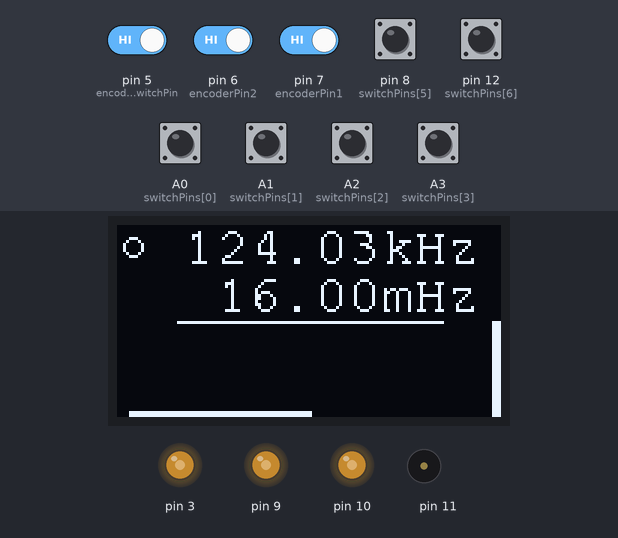
Bench run of a sketch on a simulated Arduino Uno, built with avr-gcc and run on an emulated ATmega328P. Shown: 128×64 one-colour display, output pins drawn as LEDs (lit = HIGH), buzzer (waves = sounding). The inputs (shaded band) are chosen by the test bench; at power-on: A0 (switchPins[0]), A1 (switchPins[1]), A2 (switchPins[2]), A3 (switchPins[3]), pin 5 (encoderSwitchPin), pin 6 (encoderPin2), pin 7 (encoderPin1), pin 8 (switchPins[5]), pin 12 (switchPins[6]) HIGH. The display library's start-up logo is not drawn; pins used as bus, display or sensor lines are not drawn.

Above: at 1.5 s.
1.6 s: A0 (switchPins[0]) pulled LOW for 1 s
At 2.8 s:
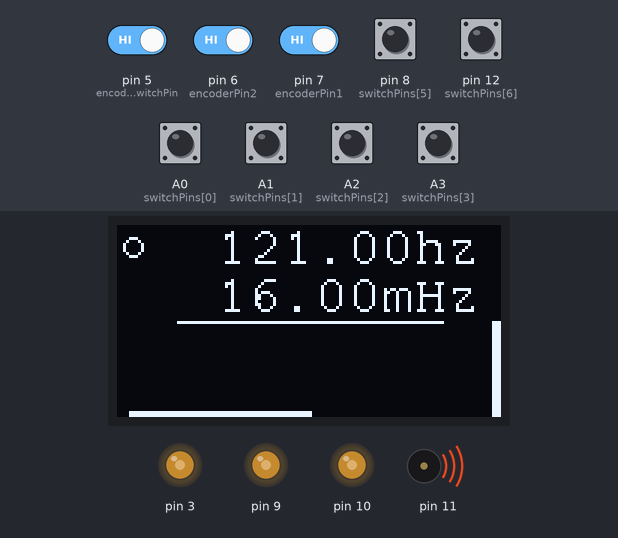
4.1 s: A2 (switchPins[2]) pulled LOW for 1 s
At 6.3 s:
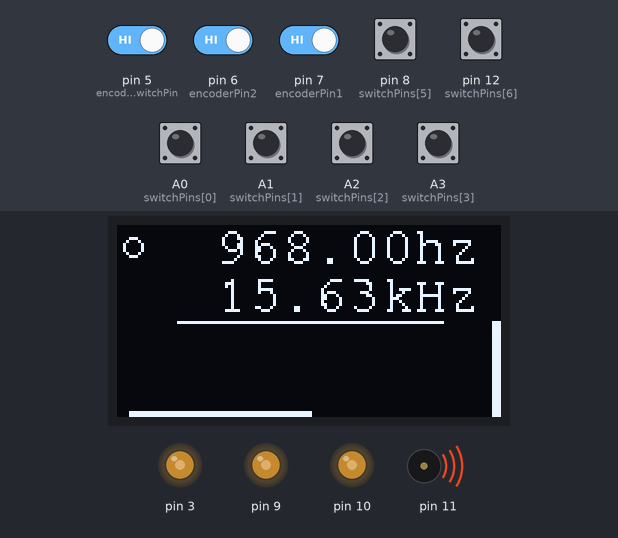
7.0 s: A3 (switchPins[3]) pulled LOW for 0.15 s
At 7.8 s:
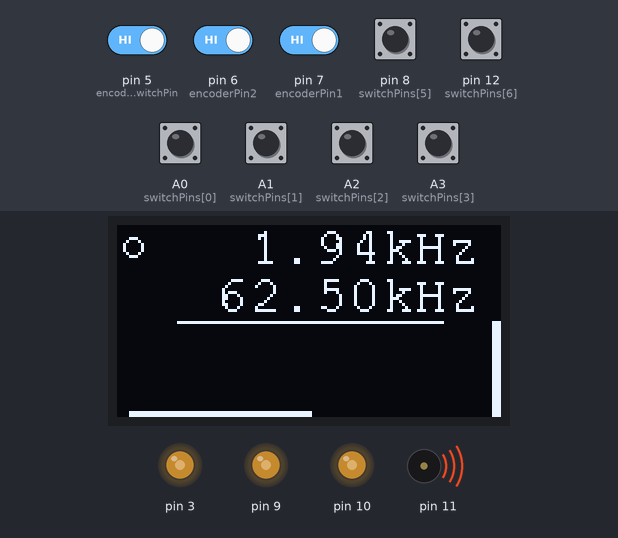
9.0 s: pin 12 (switchPins[6]) pulled LOW for 0.15 s
At 9.4 s:
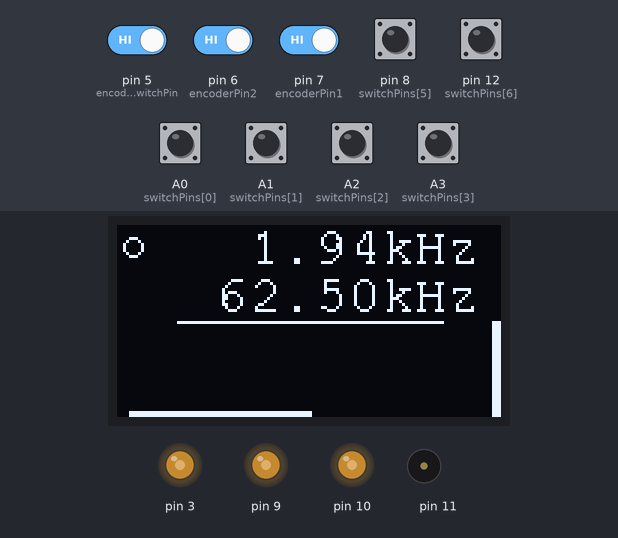
11.0 s: pin 8 (switchPins[5]) pulled LOW for 0.15 s
At 12.0 s:
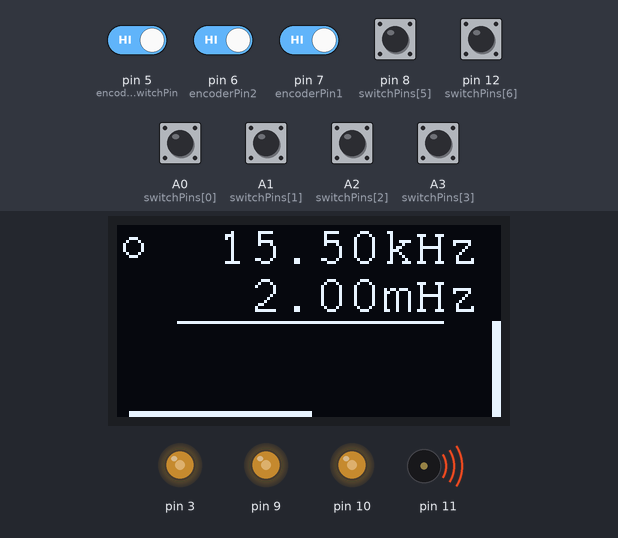
13.0 s: A1 (switchPins[1]) pulled LOW for 0.15 s
At 14.8 s:
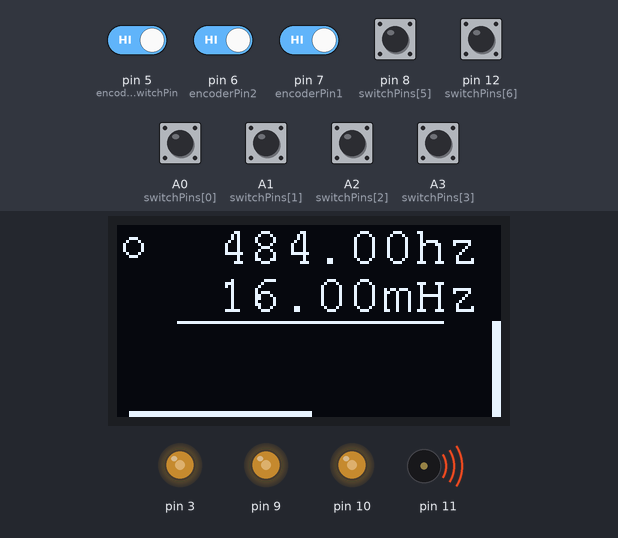
Timing chart, 0 to 16.0 s (numbered marks = the images above; inputs shaded):
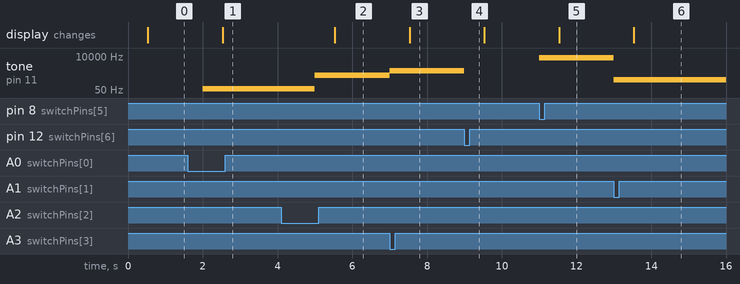

The sketch:

variable-clock-frequency.ino
```cpp
#include <Adafruit_SSD1306.h>
#include <Fonts/FreeMono9pt7b.h>

Adafruit_SSD1306 display(4);

unsigned long prevMillis_DISPLAY = 0;
unsigned long prevMillis_BUTTON = 0;
unsigned long prevMillis_SWITCH = 0;
const unsigned long ONE_SECOND = 1*1000;
const unsigned long HALF_SECOND = 500;

int encoderPin1 = 7;
int encoderPin2 = 6;
int encoderSwitchPin = 5;
boolean encoderSwitchPressed = false;

volatile int lastEncoded = 0;
boolean fastEncoder = false;
boolean encoder_freq = true; // or PWM when false

// frequency (timer2)
volatile long encoderValue_freq = 128;

// pwm (timer1)
volatile long encoderValue_pwm = 10;

int timer1Divider = 1;
int timer2Divider = 1;

int lastMSB = 0;
int lastLSB = 0;

int switchPins[] = {A0,A1,A2,A3,4,8,12};
int lastSwitchValue = -1;

boolean updateDisplay = true;

int timer1ValueMap(int encoderValue) {
  float mapped = 256 * ((float)encoderValue / 20);
  return (int)mapped;
}

void drawDisplay(String freq1, String freq2) {

  display.clearDisplay();

  display.setCursor(0,12);
  while (freq1.length() < 11) {
    freq1 = " " + freq1;
  }
  display.println(freq1);

  // line seperator
  display.drawLine(20, display.height()/2, display.width() - 20, display.height()/2, WHITE);

  display.setCursor(0,28);
  while (freq2.length() < 11) {
    freq2 = " " + freq2;
  }
  display.println(freq2);

  if (encoder_freq == true) {
    // setting frequency
    display.drawCircle(5, 7, 3, WHITE);
    if (fastEncoder) {
      display.fillCircle(5, 7, 3, WHITE);
    }
  } else {
    display.drawCircle(5, display.height()-10, 3, WHITE);
  }

  // right indicator (frequency)
  int lineHeight = map(encoderValue_freq, 0, 256, 0, display.height());
  display.drawLine(display.width() - 1,lineHeight,display.width() - 1, display.height() - 1, WHITE);
  display.drawLine(display.width() - 2,lineHeight,display.width() - 2, display.height() - 1, WHITE);
  display.drawLine(display.width() - 3,lineHeight,display.width() - 3, display.height() - 1, WHITE);

  // bottom indicator (pwm)
  int lineWidth = map(timer1ValueMap(encoderValue_pwm), 256, 0, 1, display.width()-9);
  display.drawLine(4,display.height()-1,lineWidth+4, display.height() - 1, WHITE);
  display.drawLine(4,display.height()-2,lineWidth+4, display.height() - 2, WHITE);
  display.display();
}

void setup() {
  Serial.begin (115200);

  display.begin(SSD1306_SWITCHCAPVCC, 0x3C);
  display.setTextSize(1);
  display.setFont(&FreeMono9pt7b);
  display.setTextColor(SSD1306_WHITE);
  display.display();
  delay(250);

  // Timer1, pin 9 & 10
  // Fast PWM, 8-bit
  // Inverting signal on pins
  pinMode(9, OUTPUT);
  pinMode(10, OUTPUT);
  TCCR1A = _BV(COM1A0) | _BV(COM1A1) | _BV(COM1B1)| _BV(WGM10);
  TCCR1B = _BV(WGM12) | _BV(CS10);
  OCR1A = 128;
  OCR1B = 128;

  // Timer2, pin 3 & 11
  // Fast PWM
  pinMode(3, OUTPUT);
  pinMode(11, OUTPUT);
  TCCR2A = _BV(COM2A0) | _BV(COM2B1) | _BV(WGM20) | _BV(WGM21);
  TCCR2B = _BV(WGM22) | _BV(CS20);
  OCR2A = 128;
  OCR2B = 64;

  // encoder
  pinMode(encoderPin1, INPUT);
  pinMode(encoderPin2, INPUT);
  pinMode(encoderSwitchPin, INPUT);
  digitalWrite(encoderPin1, HIGH);
  digitalWrite(encoderPin2, HIGH);
  digitalWrite(encoderSwitchPin, HIGH);

  // dipswitch pins
  for (int i = 0; i < 7; i++) {
    pinMode(switchPins[i], INPUT);
    digitalWrite(switchPins[i], HIGH);
  }
}

boolean checkSwitch() {
  for (int i = 0; i < 7; i++ ) {
    if(digitalRead(switchPins[i]) == LOW){
      if (lastSwitchValue == i) {
        return false;
      }
      lastSwitchValue = i;
      return true;
    }
  }
  return false;
}


void loop() {

  if (updateEncoder() == true) {
    Serial.println(encoderValue_freq);
    if (encoder_freq == true) {
      // Timer 2 (frequency)
      OCR2A = encoderValue_freq;
      OCR2B = encoderValue_freq/2;
    } else {
      // Timer 1 (pwm)
      OCR1A = OCR1B = timer1ValueMap(encoderValue_pwm);
    }
    updateDisplay = true;
  }

  unsigned long currentMillis = millis();

  // encoder switch
  if (encoderSwitchPressed == false && digitalRead(encoderSwitchPin) == LOW) {
    prevMillis_BUTTON = currentMillis; // start timer
    encoderSwitchPressed = true;
  }

  if (encoderSwitchPressed == true && digitalRead(encoderSwitchPin) == HIGH) {
    // button released
    unsigned long duration = currentMillis - prevMillis_BUTTON;
    if (duration < 300) {
      // short press / change speed
      if (encoder_freq) { // only change if on freq
        fastEncoder = !fastEncoder;
      }
    } else {
      // long press / change modes
      encoder_freq = !encoder_freq;
    }
    encoderSwitchPressed = false;
    updateDisplay = true;
  }

  // update display
  if (currentMillis - prevMillis_DISPLAY >= HALF_SECOND) {
    prevMillis_DISPLAY = currentMillis;
    if (updateDisplay) { // need updating?
      // math
      // 16 MHz / 64 / (180+1) / 2 = 690.6Hz
      float freq1 = 16000000 / timer2Divider / (encoderValue_freq + 1 );
      String suffix1;
      if (freq1 > 1000000) {
        freq1 = freq1 / 1000000;
        suffix1 = "mHz";
      }
      else if (freq1 > 1000) {
        freq1 = freq1 / 1000;
        suffix1 = "kHz";
      }
      else {
        suffix1 = "hz";
      }

      float freq2 = 16000000 / timer1Divider;
      String suffix2;
      if (freq2 > 1000000) {
        freq2 = freq2 / 1000000;
        suffix2 = "mHz";
      }
      else if (freq2 > 1000) {
        freq2 = freq2 / 1000;
        suffix2 = "kHz";
      }
      else {
        suffix2 = "hz";
      }

      String strFreq1 = String(freq1) + suffix1;
      String strFreq2 = String(freq2) + suffix2;
      drawDisplay(strFreq1, strFreq2);
      updateDisplay = false;
    }
  }

  // Check Switches
  if (currentMillis - prevMillis_SWITCH >= ONE_SECOND) {
    prevMillis_SWITCH = currentMillis;

    if(checkSwitch() == true){
      updateDisplay = true;
      switch (lastSwitchValue) {
        case 6:
        // Timer 1
        TCCR1B = _BV(WGM12) | _BV(CS10);
        timer1Divider = 1;
        // Timer 2
        TCCR2B = _BV(WGM22) | _BV(CS20);
        timer2Divider = 1;
        break;

        case 5:
        // Timer 1
        TCCR1B = _BV(WGM12) | _BV(CS11);
        timer1Divider = 8;
        // Timer 2
        TCCR2B = _BV(WGM22) | _BV(CS21);
        timer2Divider = 8;
        break;

        case 4:
        // Timer 1
        TCCR1B = _BV(WGM12) | _BV(CS11) | _BV(CS10);
        timer1Divider = 64;
        // Timer 2
        TCCR2B = _BV(WGM22) | _BV(CS20) | _BV(CS21);
        timer2Divider = 32;
        break;

        case 3:
        // Timer 1
        TCCR1B = _BV(WGM12) | _BV(CS12);
        timer1Divider = 256;
        // Timer 2
        TCCR2B = _BV(WGM22) | _BV(CS22);
        timer2Divider = 64;
        break;

        case 2:
        // Timer 1
        TCCR1B = _BV(WGM12) | _BV(CS12) | _BV(CS10);
        timer1Divider = 1024;
        // Timer 2
        TCCR2B = _BV(WGM22) | _BV(CS22) | _BV(CS20);
        timer2Divider = 128;
        break;

        case 1:
        // Timer 1
        TCCR1B = _BV(WGM12) | _BV(CS12) | _BV(CS10);
        timer1Divider = 1;
        // Timer 2
        TCCR2B = _BV(WGM22) | _BV(CS22) | _BV(CS21);
        timer2Divider = 256;
        break;

        case 0:
        // Timer 1
        TCCR1B = _BV(WGM12) | _BV(CS12) | _BV(CS10);
        timer1Divider = 1;
        // Timer 2
        TCCR2B = _BV(WGM22) | _BV(CS22) | _BV(CS21) | _BV(CS20);
        timer2Divider = 1024;
        break;
      }
    }
  }
}

boolean updateEncoder() {
  // https://www.best-microcontroller-projects.com/rotary-encoder.html
  // From bildr article: https://bildr.org/2012/08/rotary-encoder-arduino/
  boolean updated = false;
  boolean up = false;
  int LSB = digitalRead(encoderPin2);
  int MSB = digitalRead(encoderPin1);
  int encoded = (MSB << 1) | LSB;
  int sum = (lastEncoded << 2) | encoded;
  lastEncoded = encoded;
//  cc
//    11,01
//    01,00
//    00,10
//    10,11
  if (/*sum == 0b1101 || */sum == 0b0100 || sum == 0b0010 /*|| sum == 0b1011*/) {
//    Serial.println(sum, BIN);
    up = false;
    updated = true;
  }
//  cw
//    11,10
//    10,00
//    00,01
//    01,11
  else if (/*sum == 0b1110 || */sum == 0b1000 || sum == 0b0001/* || sum == 0b0111*/) {
//    Serial.println(sum, BIN);
    up = true;
    updated = true;
  }

  if (updated == true) {
    if (encoder_freq == true) {
      // frequency mode
      if (up) {
        if (fastEncoder) {
          encoderValue_freq = encoderValue_freq + 8;
        } else {
          encoderValue_freq++;
        }
        if (encoderValue_freq > 255) {
          encoderValue_freq = 255;
        }
      } else {
        if (fastEncoder) {
          encoderValue_freq = encoderValue_freq - 8;
        } else {
          encoderValue_freq--;
        }
        if (encoderValue_freq < 2) {
          encoderValue_freq = 2;
        }
      }
    } else {
      // pwm mode
      if (up) {
        encoderValue_pwm++;
        if (encoderValue_pwm > 20) {
          encoderValue_pwm = 20;
        }
      } else {
        encoderValue_pwm--;
        if (encoderValue_pwm < 0) {
          encoderValue_pwm = 0;
        }
      }
    }
  }
  return updated;
}

// pin 2
// pin 3  / Timer2 / 1/2 frequency from pin 11
// pin 4  / DIP 5 / Clock Select / Timer1 /1024 / Timer2 /128
// pin 5  / Rotary Encoder / Button
// pin 6  / Rotary Encoder
// pin 7  / Rotary Encoder
// pin 8  / DIP 6 / Clock Select / Timer1 /1024 / Timer2 /256
// pin 9  / Timer1
// pin 10 / Timer1 / inverted signal from pin 9
// pin 11 / Timer2
// pin 12 / DIP 7 / Clock Select / Timer1 /1024 / Timer2 /1024
// pin 13 / LED

// A0 / DIP 1 / Clock Select / Timer1 /1    / Timer2 /1
// A1 / DIP 2 / Clock Select / Timer1 /8    / Timer2 /8
// A2 / DIP 3 / Clock Select / Timer1 /64   / Timer2 /32
// A3 / DIP 4 / Clock Select / Timer1 /256  / Timer2 /64
// A4 / SDA / oled
// A5 / SCL / oled
// A6
// A7
```

Measured:
- after the input at 1.6 s, tone on pin 11: silent → 61 Hz after 0.40 s; the display: changes after 0.93 s (image 1)
- after the input at 4.1 s, tone on pin 11: 61 Hz → 484 Hz after 0.90 s; the display: changes after 1.4 s (image 2)
- after the input at 7.0 s, tone on pin 11: 484 Hz → 969 Hz at once; the display: changes after 0.53 s (image 3)
- after the input at 9.0 s, tone on pin 11: 969 Hz → silent at once
- after the input at 11.0 s, tone on pin 11: silent → 7752 Hz at once; the display: changes after 0.53 s (image 5)
- after the input at 13.0 s, tone on pin 11: 7752 Hz → 242 Hz at once; the display: changes after 0.53 s (image 6)
